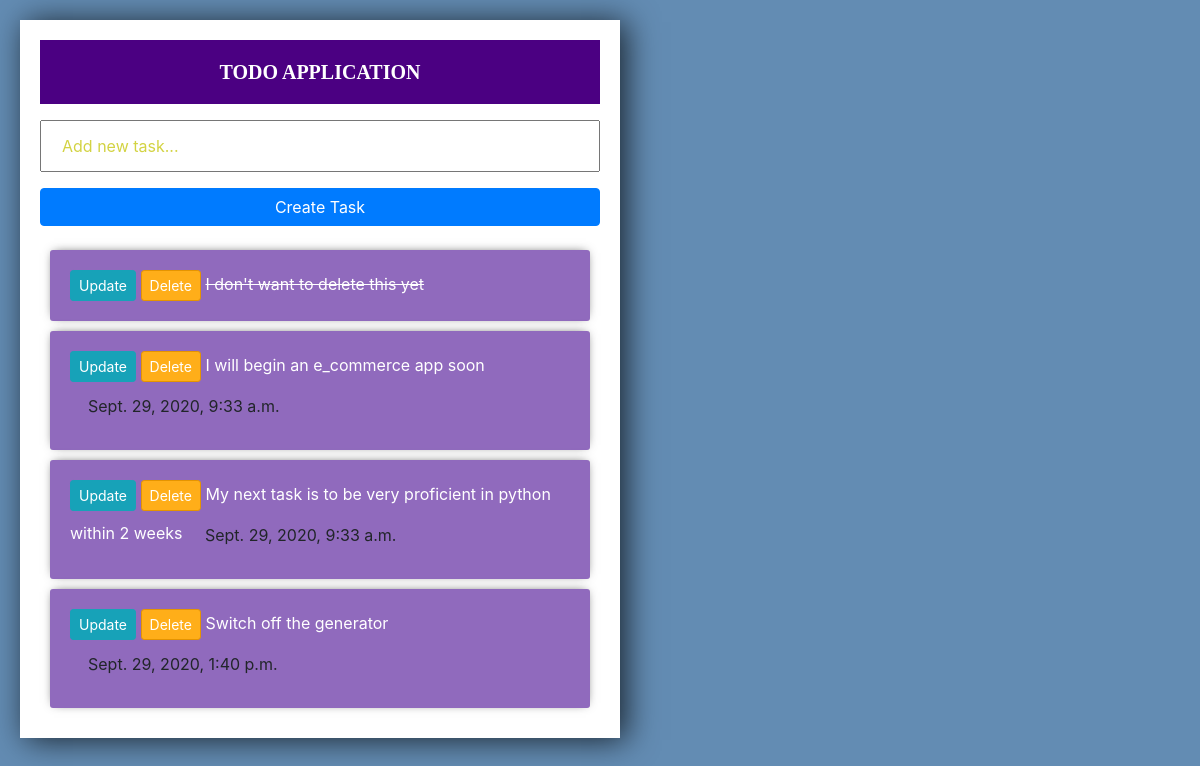
The page / on the database its author committed.
### todo/models.py (models this page shows)
class Task(models.Model):
    title = models.CharField(max_length=200)
    completed = models.BooleanField(default=False)
    date = models.DateTimeField(auto_now_add=True)
    def __str__(self):
        return self.title

### todo/views.py (the view)
# urls.py: path('', index, name="list"),
def index(request):
    tasks = Task.objects.all()
    form = TaskForm()
    if request.method == 'POST':
        form = TaskForm(request.POST)
        if form.is_valid():
            form.save()
        return redirect("/")
    context = {
        'tasks': tasks,
        'form': form
        }
    return render(request, 'tasks/list.html', context)

### todo/forms.py
class TaskForm(forms.ModelForm):
    title = forms.CharField(widget=forms.TextInput(attrs={"placeholder":"Add new task..."}))
    class Meta:
        model = Task
        fields = "__all__"

### todo/templates/tasks/list.html (shortened to what this page needs)
<link rel="stylesheet" href="https://stackpath.bootstrapcdn.com/bootstrap/4.5.2/css/bootstrap.min.css">
<div class="center-column">
    <h1 class="text-center"><b>TODO APPLICATION</b></h1>
    <form method='POST' action="/">
        {{ form.title }}
        <input class="btn btn-primary"type="submit" value="Create Task"/>
    </form>
    <div class="todo-list">
            {% for task in tasks %}
                <div class="item-row">
                    <a class="btn btn-sm btn-info" href="{% url 'update' task.id %}">Update</a>
                    <a class="btn btn-sm btn-danger" href="{% url 'delete' task.id %}">Delete</a>
                    {% if task.completed == True %}
                        <strike> {{task}}</strike>
                    {% else %}
                        <span>{{task}} </span>
                        <p class="btn"> {{task.date}}</p>
                    {% endif %}
                </div>
            {% endfor %}

### todo/templates/tasks/list.html (style rules this page uses)
input { width: 100%; padding: 12px 20px; margin: 8px 0; box-sizing: border; }
input::placeholder { color: #d3d343; }
.center-column { width: 600px; margin: 20px; padding: 20px; background-color: #fff; box-shadow: 6px 2px 30px 0px rgba(0,0,0,0.75); }
.item-row { background-color: #906abd; margin: 10px; padding: 20px; border-radius: 3px; color: #fff; font-size: 16px; box-shadow: 0px -1px 10px -4px rgba(0,0,0,0.75) }
.btn-danger { background-color: #ffae19; border-color: #e59400; }
.text-center { color: white; padding: 20px; background-color: indigo; border-color: white; font-size: 20px; font-family: Alex Brush; }
p { color: yellow; background-color: indigo; margin: 5px; border-color:white; }

### rows shown on the page
Task: title "I don't want to delete this yet"
Task: title "I will begin an e_commerce app soon", date "Sept. 29, 2020, 9:33 a.m."
Task: title "My next task is to be very proficient in python within 2 weeks", date "Sept. 29, 2020, 9:33 a.m."
Task: title "Switch off the generator", date "Sept. 29, 2020, 1:40 p.m."
